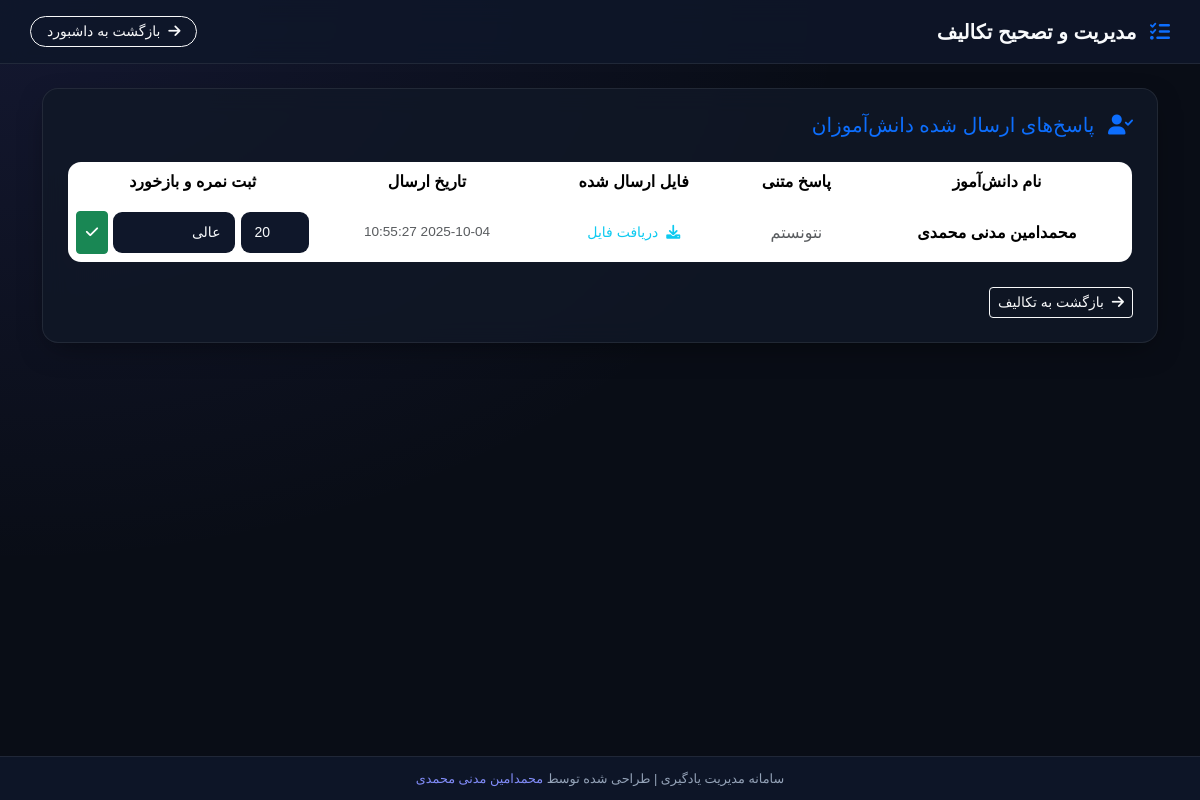
Screenshot of /dashboard/homeworks/teacher.php?class_course_id=12&action=submissions&homework_id=3 (signed in) with the database file from the repository.
### tables this page shows
CREATE TABLE `homework_submissions` (
  `id` int(11) NOT NULL AUTO_INCREMENT,
  `homework_id` int(11) NOT NULL,
  `student_id` int(11) NOT NULL,
  `file_path` varchar(255) DEFAULT NULL,
  `text_response` text DEFAULT NULL,
  `grade` int(11) DEFAULT NULL,
  `feedback` text DEFAULT NULL,
  `submitted_at` datetime DEFAULT current_timestamp(),
  PRIMARY KEY (`id`),
  KEY `homework_id` (`homework_id`),
  KEY `student_id` (`student_id`),
  CONSTRAINT `homework_submissions_ibfk_1` FOREIGN KEY (`homework_id`) REFERENCES `homeworks` (`id`) ON DELETE CASCADE,
  CONSTRAINT `homework_submissions_ibfk_2` FOREIGN KEY (`student_id`) REFERENCES `users` (`id`) ON DELETE CASCADE
);

CREATE TABLE `users` (
  `id` int(11) NOT NULL AUTO_INCREMENT,
  `name` varchar(100) NOT NULL,
  `name_en` varchar(255) DEFAULT NULL,
  `username` varchar(100) NOT NULL,
  `password` varchar(255) NOT NULL,
  `role` enum('student','teacher','admin') NOT NULL,
  `national_id` varchar(10) DEFAULT NULL,
  `class_id` int(11) DEFAULT NULL,
  `phone` varchar(11) DEFAULT NULL,
  `created_at` datetime DEFAULT current_timestamp(),
  `last_active` datetime DEFAULT NULL ON UPDATE current_timestamp(),
  `extension_token` varchar(250) DEFAULT NULL,
  PRIMARY KEY (`id`),
  UNIQUE KEY `username` (`username`),
  KEY `class_id` (`class_id`),
  CONSTRAINT `users_ibfk_1` FOREIGN KEY (`class_id`) REFERENCES `classes` (`id`) ON DELETE SET NULL
);

### dashboard/homeworks/teacher.php (the view, shortened to what this page needs)
<?php
require_once '../../db.php';
$role = $_SESSION['role'];
$class_course_id = (int) ($_GET['class_course_id'] ?? 0);
$action = $_GET['action'] ?? '';
$homework_id = (int) ($_GET['homework_id'] ?? 0);
if ($role === 'admin') {
    $stmt = $pdo->prepare("
        SELECT cc.id, cc.course_name, c.name AS class_name
        FROM classcourses cc
        JOIN classes c ON cc.class_id = c.id
        ORDER BY c.name, cc.course_name
    ");
    $stmt->execute();
}
$lessons = $stmt->fetchAll(PDO::FETCH_ASSOC);
$submissions = [];
if ($action === 'submissions' && $homework_id) {
    $stmt = $pdo->prepare("
        SELECT hs.id, hs.student_id, hs.file_path, hs.text_response, hs.grade, hs.feedback, hs.submitted_at, u.name
        FROM homework_submissions hs
        JOIN users u ON hs.student_id = u.id
        WHERE hs.homework_id = ?
        ORDER BY hs.submitted_at DESC
    ");
    $stmt->execute([$homework_id]);
    $submissions = $stmt->fetchAll(PDO::FETCH_ASSOC);
}
?>
<!DOCTYPE html>
<html lang="fa" dir="rtl">
<head>
    <link href="../../css/bootstrap.rtl.min.css" rel="stylesheet">
    <link href="https://cdn.jsdelivr.net/gh/rastikerdar/vazirmatn@v33.003/Vazirmatn-font-face.css" rel="stylesheet">
    <link href="../../css/all.min.css" rel="stylesheet">
    <link rel="stylesheet" href="../../css/fontawesome.min.css">
</head>
<body>
    <div class="topbar">
        <span class="fw-bold fs-5"><i class="fas fa-tasks text-primary me-2"></i> مدیریت و تصحیح تکالیف</span>
        <a href="../index.php" class="btn btn-sm btn-outline-light rounded-pill px-3"><i class="fas fa-arrow-right me-1"></i> بازگشت به داشبورد</a>
    </div>
    <div class="container mt-4">
        <?php if (!$class_course_id): ?>
            <div class="card-custom">
                <h5 class="mb-4 text-primary"><i class="fas fa-book me-2"></i> درس مورد نظر را انتخاب کنید</h5>
                <div class="table-responsive">
                    <table class="table text-center align-middle m-0">
                        <thead>
                            <tr>
                                <th>نام کلاس و درس</th>
                                <th style="width: 150px;">عملیات</th>
                            </tr>
                        </thead>
                        <tbody>
                            <?php foreach ($lessons as $lesson): ?>
                                <tr>
                                    <td><strong><?php echo htmlspecialchars($lesson['class_name'] . ' - ' . $lesson['course_name']); ?></strong></td>
                                    <td>
                                        <a href="?class_course_id=<?php echo $lesson['id']; ?>" class="btn btn-gradient-primary btn-sm">
                                            <i class="fas fa-tasks me-1"></i> مدیریت تکالیف
                                        </a>
                                    </td>
                                </tr>
                            <?php endforeach; ?>
                            <?php if (empty($lessons)): ?>
                                <tr><td colspan="2" class="text-muted py-4">هیچ درسی یافت نشد.</td></tr>
                            <?php endif; ?>
                        </tbody>
                    </table>
                </div>
            </div>
        <?php elseif ($action === 'submissions' && $homework_id): ?>
            <div class="card-custom">
                <h5 class="mb-4 text-primary"><i class="fas fa-user-check me-2"></i> پاسخ‌های ارسال شده دانش‌آموزان</h5>
                <div class="table-responsive">
                    <table class="table text-center align-middle m-0">
                        <thead>
                            <tr>
                                <th>نام دانش‌آموز</th>
                                <th>پاسخ متنی</th>
                                <th>فایل ارسال شده</th>
                                <th>تاریخ ارسال</th>
                                <th style="width: 250px;">ثبت نمره و بازخورد</th>
                            </tr>
                        </thead>
                        <tbody>
                            <?php foreach ($submissions as $sub): ?>
                                <tr>
                                    <td><strong><?php echo htmlspecialchars($sub['name']); ?></strong></td>
                                    <td class="text-muted"><?php echo htmlspecialchars($sub['text_response'] ?: '-'); ?></td>
                                    <td>
                                        <?php if ($sub['file_path']): ?>
                                            <a href="../../<?php echo htmlspecialchars($sub['file_path']); ?>" target="_blank" class="btn btn-sm btn-outline-info border-0"><i class="fas fa-download me-1"></i> دریافت فایل</a>
                                        <?php else: ?>
                                            <span class="text-muted">-</span>
                                        <?php endif; ?>
                                    </td>
                                    <td class="text-muted" style="font-size: 0.85rem;"><?php echo htmlspecialchars($sub['submitted_at']); ?></td>
                                    <td>
                                        <form method="POST" action="?class_course_id=<?php echo $class_course_id; ?>&action=grade&homework_id=<?php echo $homework_id; ?>" class="d-flex gap-1">
                                            <input type="number" name="grade" class="form-control form-control-sm" style="width: 70px;" min="0" max="20" value="<?php echo $sub['grade'] ?? ''; ?>" placeholder="نمره" required>
                                            <input type="text" name="feedback" class="form-control form-control-sm" value="<?php echo htmlspecialchars($sub['feedback'] ?? ''); ?>" placeholder="نظر...">
                                            <button type="submit" class="btn btn-sm btn-success"><i class="fas fa-check"></i></button>
                                        </form>
                                    </td>
                                </tr>
                            <?php endforeach; ?>
                        </tbody>
                    </table>
                </div>
                <a href="?class_course_id=<?php echo $class_course_id; ?>" class="btn btn-outline-light btn-sm mt-4"><i class="fas fa-arrow-right me-1"></i> بازگشت به تکالیف</a>
            </div>
        <?php endif; ?>
    </div>
    <footer>
        سامانه مدیریت یادگیری | طراحی شده توسط <a href="https://aminmadani.ir" target="_blank">محمدامین مدنی محمدی</a>
    </footer>
</body>
</html>

### dashboard/homeworks/teacher.php (style rules this page uses)
:root { --bg-dark: #090d16; --bg-card: rgba(17, 24, 39, 0.8); --border-color: rgba(255, 255, 255, 0.08); --primary-accent: #6366f1; --text-main: #f8fafc; --text-muted: #94a3b8; }
* { font-family: 'Vazirmatn', sans-serif; box-sizing: border-box; }
body { background-color: var(--bg-dark); background-image: radial-gradient(at 0% 0%, rgba(99, 102, 241, 0.12) 0px, transparent 50%); color: var(--text-main); min-height: 100vh; padding-bottom: 80px; margin: 0; }
.topbar { background: rgba(15, 23, 42, 0.85); backdrop-filter: blur(12px); border-bottom: 1px solid var(--border-color); padding: 16px 30px; display: flex; justify-content: space-between; align-items: center; }
.card-custom { background: var(--bg-card); border: 1px solid var(--border-color); border-radius: 16px; backdrop-filter: blur(12px); padding: 24px; box-shadow: 0 10px 30px -10px rgba(0, 0, 0, 0.5); }
.form-control, .form-select { background-color: #0f172a !important; border: 1px solid var(--border-color) !important; color: #f8fafc !important; border-radius: 10px !important; padding: 10px 14px; }
table { background: var(--bg-card); border-radius: 14px; overflow: hidden; border: 1px solid var(--border-color); color: var(--text-main) !important; }
table thead { background: #0f172a; }
table th { color: var(--text-muted); font-weight: 600; padding: 14px; border-bottom: 1px solid var(--border-color); }
table td { padding: 12px 14px; border-bottom: 1px solid var(--border-color); vertical-align: middle; }
footer { position: fixed; bottom: 0; left: 0; right: 0; text-align: center; padding: 12px; background: rgba(15, 23, 42, 0.9); backdrop-filter: blur(10px); color: var(--text-muted); font-size: 0.8rem; border-top: 1px solid var(--border-color); z-index: 99; }
footer a { color: #818cf8; text-decoration: none; }

### rows the page displays
homework_submissions: student.name "محمدامین مدنی محمدی", text_response "نتونستم", submitted_at "2025-10-04 10:55:27", grade "20", feedback "عالی"
